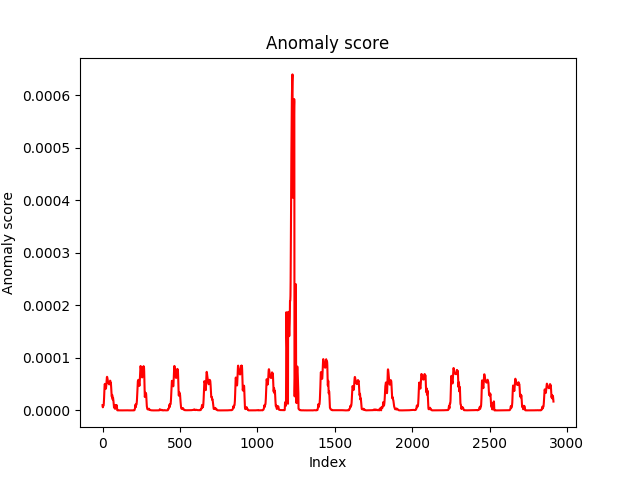

Generate this figure with Python:
import pandas as pd
import numpy as np
from matplotlib import pyplot as plt

df = pd.read_csv("qtdbsel102.txt", delimiter="\t")
X = df.ix[:,1]
X = X.values

w = 50
k = w / 2
L = k / 2
m = 2
Tt = 3000

xi = X[Tt+1:2*Tt+1]

def create_slide_data(data, w):
        D = []
        T = len(data)
        N = T - w + 1
        for i in range(N):
            D.append(data[i:i+w])
        return D

a_list = []

for t in range(w+k-1, Tt-L):
    begin_at = t-w-k+1
    end_at = t
    X1 = pd.DataFrame(create_slide_data(xi[begin_at:end_at],w)).T
    X1 = X1.iloc[::-1]
    
    begin_at = t-w-k+1+L
    end_at = t+L
    X2 = pd.DataFrame(create_slide_data(xi[begin_at:end_at],w)).T
    X2 = X2.iloc[::-1]
    
    U1, s1, V1 = np.linalg.svd(X1, full_matrices=False)
    U1 = U1[:, 0:m]
    U2, s2, V2 = np.linalg.svd(X2, full_matrices=False)
    U2 = U2[:, 0:m]
    
    U3, s3, V3 = np.linalg.svd(np.dot(U1.T , U2))
    sig1 = s3[0]
    a = 1 - sig1 * sig1
    a_list.append(a)
plt.plot(range(len(a_list)), a_list, linestyle="solid", color="red")
plt.title("Anomaly score")
plt.xlabel("Index")
plt.ylabel("Anomaly score")
plt.show()
